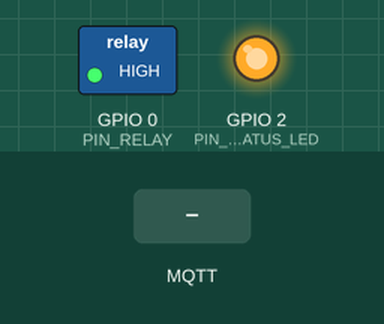
This sketch was run on a simulated ESP8266 (NodeMCU). On the bench: switched loads named in the sketch (green lamp = pin HIGH), output pins drawn as LEDs (lit = HIGH). Inputs (shaded band) come from the test bench. WiFi joins after 1.5 s; servers stay silent unless stated; no MQTT or app messages arrive unless stated.

Above: at 2.9 s.
3.0 s: MQTT message "ON" arrives on the first subscribed topic
At 4.2 s:
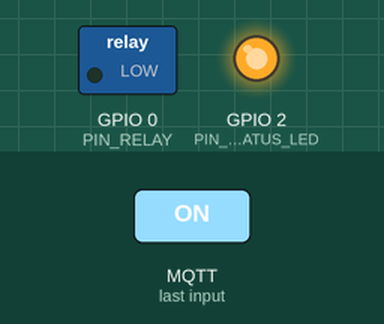
4.5 s: MQTT message "OFF" arrives on the first subscribed topic
At 5.5 s:
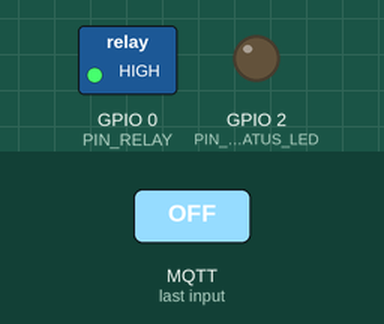
6.0 s: MQTT message "TOGGLE" arrives on the first subscribed topic
At 6.6 s:
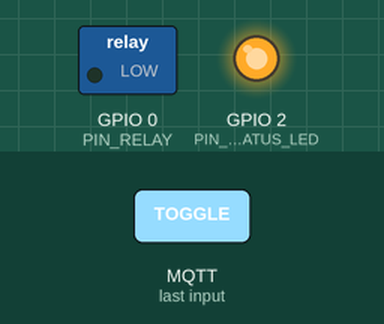
Timing chart, 0 to 9.0 s (numbered marks = the images above; inputs shaded):
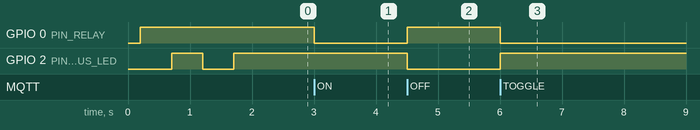

The sketch:

relay.ino
```cpp
/**
  HomeGuard Relay Control Module for ESP-01S
  Compatible with Flask Dashboard MQTT System

  QUICK CONFIG: Uncomment ONE line below for your ESP01:
  // #define RELAY_001  // Luz da Sala (192.168.1.192)
  // #define RELAY_002  // Luz da Cozinha (192.168.1.193)
  // #define RELAY_003  // Bomba d'Água (192.168.1.194)

  Hardware connections:
  - Relay Module IN -> GPIO0 (PIN 0)
  - Relay Module VCC -> 3.3V
  - Relay Module GND -> GND
  - Status LED -> GPIO2 (PIN 2) [Optional]

  MQTT Broker Setup:
  - Install mosquitto broker: sudo apt install mosquitto mosquitto-clients
  - Password setup: sudo mosquitto_passwd -c /etc/mosquitto/passwd homeguard
  - Config authentication in /etc/mosquitto/mosquitto.conf:
    allow_anonymous false
    password_file /etc/mosquitto/passwd
  - Restart: sudo systemctl restart mosquitto

  Testing Commands:
  - Monitor all topics: mosquitto_sub -h 192.168.1.102 -u homeguard -P
  pu2clr123456 -t "#" -v
  - Send command: mosquitto_pub -h 192.168.1.102 -u homeguard -P pu2clr123456 -t "home/relay/RELAY_001/command" -m "ON"
  - Check status: mosquitto_sub -h 192.168.1.102 -u homeguard -P pu2clr123456 -t "home/relay/RELAY_001/status" -v

*/

// ======== ESP01 Configuration (CHANGE FOR EACH DEVICE) ========
// Uncomment ONE line below:
// #define RELAY_001  // Luz da Sala
#define RELAY_002  // Luz da Área de Serviço
// #define RELAY_003  // Bomba d'Água

#include <ESP8266WiFi.h>
#include <PubSubClient.h>

// ======== Device Configuration (Auto-selected based on #define above) ========
#if defined(RELAY_001)
const char *DEVICE_ID = "RELAY_001";
const char *RELAY_NAME = "Luz da Sala";
const char *RELAY_LOCATION = "Sala";
IPAddress local_IP(192, 168, 1, 70);
#elif defined(RELAY_002)
const char *DEVICE_ID = "RELAY_002";
const char *RELAY_NAME = "Área de Serviço";
const char *RELAY_LOCATION = "AreaServico";
IPAddress local_IP(192, 168, 1, 71);
#elif defined(RELAY_003)
const char *DEVICE_ID = "RELAY_003";
const char *RELAY_NAME = "Bomba d'Água";
const char *RELAY_LOCATION = "Externa";
IPAddress local_IP(192, 168, 1, 72);
#else
// Default configuration - CHANGE THESE VALUES FOR YOUR SETUP
const char *DEVICE_ID = "RELAY_001"; // Must match RELAYS_CONFIG[n]['id']
const char *RELAY_NAME = "Luz da Sala"; // Must match RELAYS_CONFIG[n]['name']
const char *RELAY_LOCATION = "Sala"; // Must match RELAYS_CONFIG[n]['location']
IPAddress
    local_IP(192, 168, 1, 70);
#endif

// ======== Wi-Fi Network Configuration ========
const char *ssid = "Homeguard";
const char *password = "pu2clr123456";
// ======== Network Configuration ========
IPAddress gateway(192, 168, 1, 1);
IPAddress subnet(255, 255, 255, 0);

// ======== MQTT Broker Configuration (matches Flask config) ========
const char *mqtt_server =
    "192.168.1.102";                   // Must match MQTT_CONFIG['broker_host']
const int mqtt_port = 1883;             // Must match MQTT_CONFIG['broker_port']
const char *mqtt_user = "homeguard";    // Must match MQTT_CONFIG['username']
const char *mqtt_pass = "pu2clr123456"; // Must match MQTT_CONFIG['password']

// ======== Relay Hardware Configuration ========
#define PIN_RELAY 0      // GPIO0 for relay control
#define PIN_STATUS_LED 2 // GPIO2 for status LED (optional)
#define RELAY_ACTIVE_LOW                                                       \
  true // Changed: Your relay activates with HIGH, so it's ACTIVE HIGH

WiFiClient espClient;
PubSubClient client(espClient);

// ======== MQTT Topics (matches Flask RELAYS_CONFIG) ========
String TOPIC_COMMAND =
    "home/relay/" + String(DEVICE_ID) + "/command"; // Receive commands
String TOPIC_STATUS =
    "home/relay/" + String(DEVICE_ID) + "/status"; // Send status
String TOPIC_INFO =
    "home/relay/" + String(DEVICE_ID) + "/info"; // Send device info

// ======== Relay State Variables ========
bool relayState = false;
bool lastRelayState = false;
unsigned long lastHeartbeat = 0;
unsigned long lastStatusSend = 0;
const unsigned long HEARTBEAT_INTERVAL = 30000; // 30 seconds heartbeat
const unsigned long STATUS_SEND_INTERVAL =
    5000; // Send status every 5 seconds if changed

// ======== Device Status ========
struct DeviceStatus {
  bool online;
  bool relay_on;
  int rssi;
  unsigned long uptime;
  String last_command;
  unsigned long last_command_time;
} device_status;

// ======== Function to control relay ========
void setRelay(bool state) {
  relayState = state;

  if (RELAY_ACTIVE_LOW) {
    digitalWrite(PIN_RELAY, !state); // Invert for active LOW
  } else {
    digitalWrite(PIN_RELAY, state); // Direct for active HIGH
  }

  // Update status LED (optional) - but keep it OFF during boot
  if (device_status.online) { // Only update LED if MQTT is connected
    digitalWrite(PIN_STATUS_LED, state);
  }

  // Send status immediately (only if MQTT is connected)
  if (device_status.online) {
    sendStatus();
  }

  // Update device status
  device_status.relay_on = state;
  device_status.last_command_time = millis();
}

// ======== Send device status to MQTT ========
void sendStatus() {
  String status = relayState ? "on" : "off";
  client.publish(TOPIC_STATUS.c_str(), status.c_str(),
                 true); // Retained message
  lastStatusSend = millis();
}

// ======== Send device information ========
void sendDeviceInfo() {
  String info = "{";
  info += "\"device_id\":\"" + String(DEVICE_ID) + "\",";
  info += "\"name\":\"" + String(RELAY_NAME) + "\",";
  info += "\"location\":\"" + String(RELAY_LOCATION) + "\",";
  info += "\"ip\":\"" + WiFi.localIP().toString() + "\",";
  info += "\"rssi\":" + String(WiFi.RSSI()) + ",";
  info += "\"uptime\":" + String(millis()) + ",";
  info += "\"relay_state\":\"" + String(relayState ? "on" : "off") + "\",";
  info += "\"last_command\":\"" + device_status.last_command + "\",";
  info += "\"firmware\":\"HomeGuard_v1.0\"";
  info += "}";

  client.publish(TOPIC_INFO.c_str(), info.c_str(), true);
}

// ======== Process MQTT commands (matches Flask RELAY_COMMANDS) ========
void callback(char *topic, byte *payload, unsigned int length) {
  // Convert payload to string
  String command;
  for (unsigned int i = 0; i < length; i++) {
    command += (char)payload[i];
  }
  command.trim();

  // Store last command
  device_status.last_command = command;
  device_status.last_command_time = millis();

  // Process command (matches Flask RELAY_COMMANDS)
  if (command.equalsIgnoreCase("ON")) {
    setRelay(true);
  } else if (command.equalsIgnoreCase("OFF")) {
    setRelay(false);
  } else if (command.equalsIgnoreCase("TOGGLE")) {
    setRelay(!relayState);
  } else if (command.equalsIgnoreCase("STATUS")) {
    sendStatus();
    sendDeviceInfo();
  } else {
    // Unknown command - send current status
    sendStatus();
  }
}

// ======== Reconnect to MQTT with better error handling ========
void reconnect() {
  int attempts = 0;

  while (!client.connected() && attempts < 3) {
    String clientId = "HomeGuard_" + String(DEVICE_ID);

    if (client.connect(clientId.c_str(), mqtt_user, mqtt_pass)) {
      // Successfully connected
      client.subscribe(TOPIC_COMMAND.c_str());

      // Send device info and initial status
      sendDeviceInfo();
      sendStatus();

      // Update device status
      device_status.online = true;
      device_status.rssi = WiFi.RSSI();
      device_status.uptime = millis();

      break;
    } else {
      attempts++;
      delay(2000 * attempts); // Exponential backoff
    }
  }
}

// ======== Setup function ========
void setup() {
  // Optional: Enable Serial for debugging (comment out for production)
  // Serial.begin(115200);
  // Serial.println("ESP01 RELAY iniciando...");

  // Initialize hardware pins
  pinMode(PIN_RELAY, OUTPUT);
  pinMode(PIN_STATUS_LED, OUTPUT);

  // FORCE initial relay state to OFF immediately (before WiFi connection)
  // Since your relay is ACTIVE HIGH: LOW = OFF, HIGH = ON
  digitalWrite(PIN_RELAY, LOW); // Force LOW = OFF for active HIGH relays
  delay(200);                   // Longer delay to ensure relay module responds

  // Serial.println("Relé forçado para LOW (OFF)");

  // Initialize device status BEFORE calling setRelay
  device_status.online = false;
  device_status.relay_on = false;
  device_status.last_command = "BOOT";
  device_status.last_command_time = millis();

  // Set initial relay state (OFF) - this won't send MQTT since
  // device_status.online = false
  setRelay(false);

  // Configure static IP
  WiFi.config(local_IP, gateway, subnet);

  // Connect to Wi-Fi
  WiFi.begin(ssid, password);
  int wifi_attempts = 0;

  while (WiFi.status() != WL_CONNECTED && wifi_attempts < 20) {
    delay(500);
    wifi_attempts++;

    // Blink status LED during connection
    digitalWrite(PIN_STATUS_LED, !digitalRead(PIN_STATUS_LED));
  }

  // If connected, setup MQTT
  if (WiFi.status() == WL_CONNECTED) {
    client.setServer(mqtt_server, mqtt_port);
    client.setCallback(callback);

    // Turn on status LED to indicate successful connection
    digitalWrite(PIN_STATUS_LED, true);
  }
}

// ======== Main loop ========
void loop() {
  unsigned long currentTime = millis();

  // Ensure MQTT connection
  if (!client.connected()) {
    device_status.online = false;
    reconnect();
  }

  // Process MQTT messages
  client.loop();

  // Send periodic heartbeat
  if (currentTime - lastHeartbeat >= HEARTBEAT_INTERVAL) {
    if (client.connected()) {
      sendDeviceInfo();
      device_status.rssi = WiFi.RSSI();
      device_status.uptime = currentTime;
    }
    lastHeartbeat = currentTime;
  }

  // Send status if state changed
  if (relayState != lastRelayState &&
      currentTime - lastStatusSend >= STATUS_SEND_INTERVAL) {
    sendStatus();
    lastRelayState = relayState;
  }
}
```

Measured:
- after the input at 3.0 s, GPIO 0 (PIN_RELAY): HIGH → LOW at once
- after the input at 4.5 s, GPIO 0 (PIN_RELAY): LOW → HIGH at once; GPIO 2 (PIN_STATUS_LED): HIGH → LOW at once
- after the input at 6.0 s, GPIO 0 (PIN_RELAY): HIGH → LOW at once; GPIO 2 (PIN_STATUS_LED): LOW → HIGH at once
